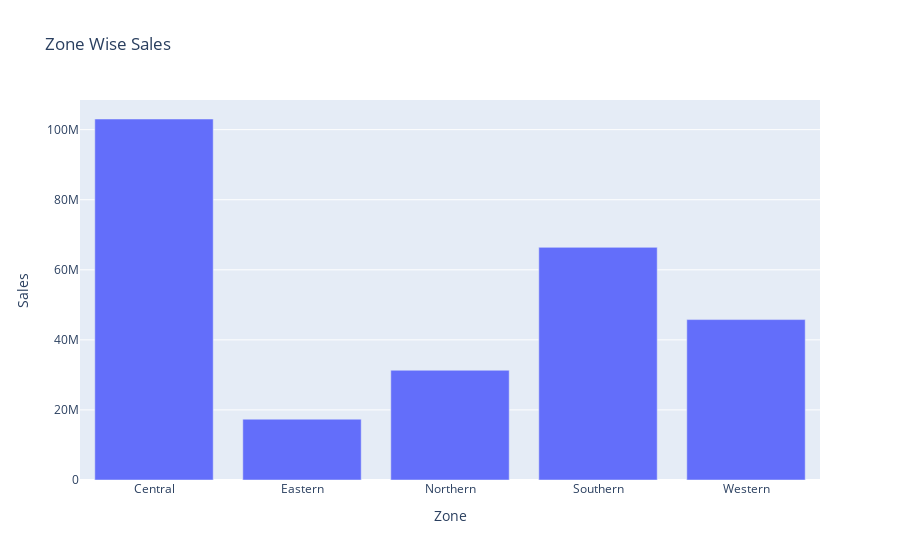

Notebook source saved alongside this figure:
### Markdown cell above
### Sales By Zone

### Code cell
sales_by_zone = df.groupby('Zone')['Sales'].sum().reset_index()

fig = plx.bar(sales_by_zone, x='Zone', y='Sales', title='Zone Wise Sales')
fig.show()

### Figure 1 — Plotly figure (JSON) as saved in the notebook; plotly's stock layout.template omitted (floating-point values rounded to 4 significant figures)
{"data": [{"alignmentgroup": "True", "hovertemplate": "Zone=%{x}<br>Sales=%{y}<extra></extra>", "legendgroup": "", "marker": {"color": "#636efa", "pattern": {"shape": ""}}, "name": "", "offsetgroup": "", "orientation": "v", "showlegend": false, "textposition": "auto", "type": "bar", "x": ["Central", "Eastern", "Northern", "Southern", "Western"], "xaxis": "x", "y": [103000000.0, 17355199, 31323356, 66400000.0, 45790000.0], "yaxis": "y"}], "layout": {"barmode": "relative", "legend": {"tracegroupgap": 0}, "title": {"text": "Zone Wise Sales"}, "xaxis": {"anchor": "y", "domain": [0, 1], "title": {"text": "Zone"}}, "yaxis": {"anchor": "x", "domain": [0, 1], "title": {"text": "Sales"}}}}
